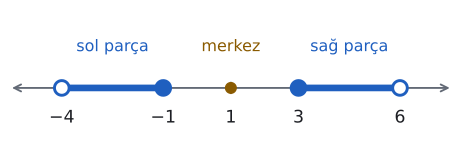

The script that drew this image:
import sys; sys.path.insert(0, "tools")
from cizim import *

# 2 ≤ |x − 1| < 5: merkezden (1) uzaklığı 2 ile 5 arası; iki ayrı parça.
fig, ax = sekil(6, 1.9)
sayi_dogrusu(ax, -5, 7, isaretler=[-4, -1, 1, 3, 6])
ax.set_ylim(-0.9, 1.2)
for a, ad_, b, bd in ((-4, False, -1, True), (3, True, 6, False)):
    ax.hlines(0, a, b, color=MAVI, lw=5, zorder=3)
    for x, dolu in ((a, ad_), (b, bd)):
        ax.plot(x, 0, "o", color=MAVI, markerfacecolor=MAVI if dolu else "white", markersize=11, mew=2.2, zorder=5)
ax.plot(1, 0, "o", color=SARI, markersize=8, zorder=5)
ax.text(1, 0.55, "merkez", ha="center", color=SARI, fontsize=12)
ax.text(-2.5, 0.55, "sol parça", ha="center", color=MAVI, fontsize=12)
ax.text(4.5, 0.55, "sağ parça", ha="center", color=MAVI, fontsize=12)
kaydet(fig, __file__)
